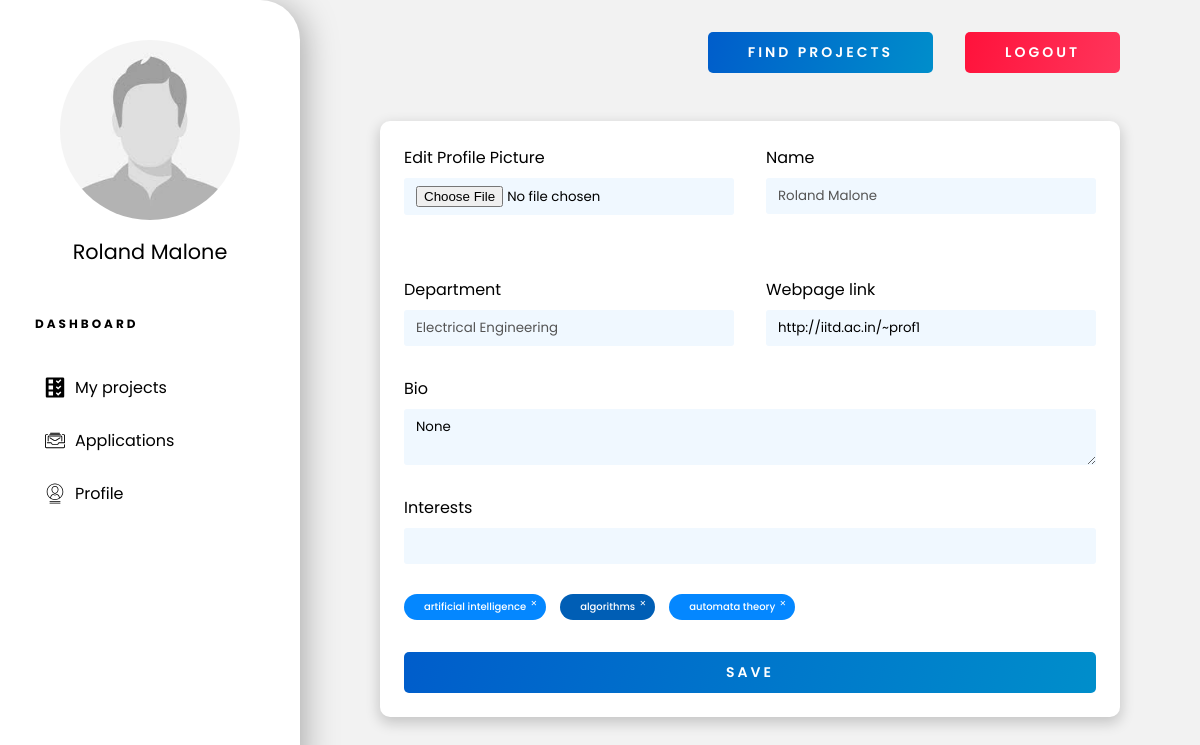
Page /profs/profile/ (signed in) on the earlier database version.
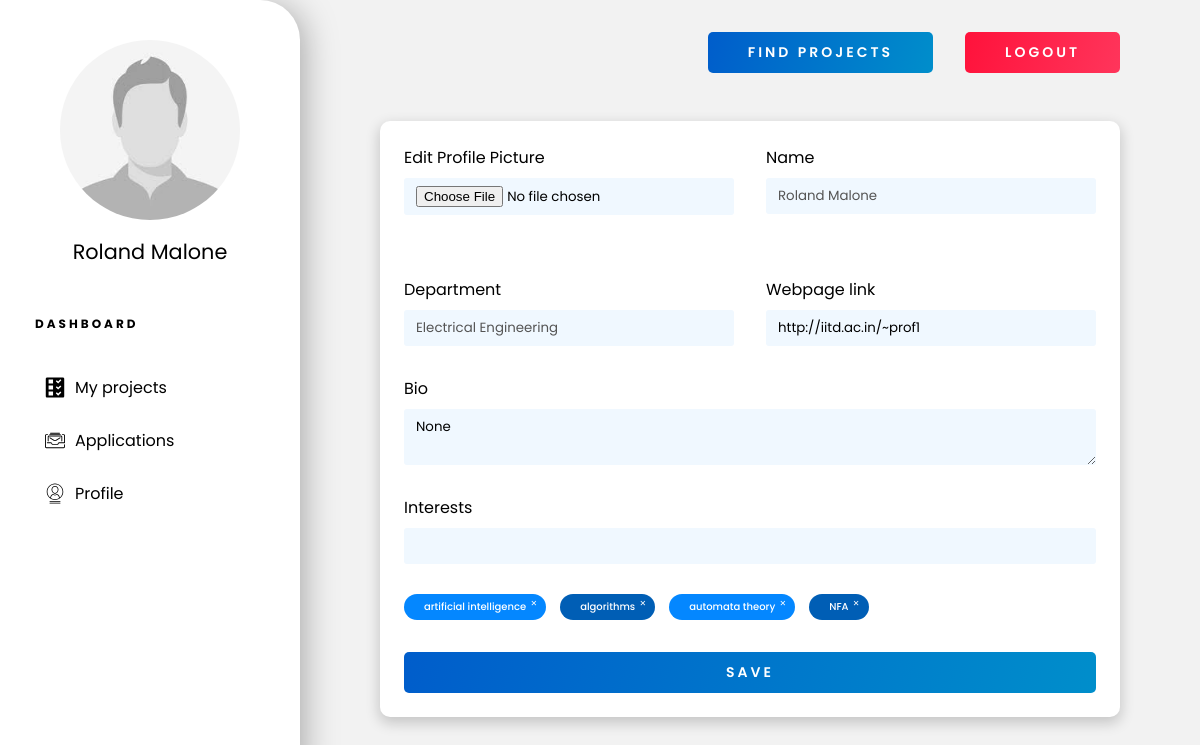
Same page on the later database version.
### portal/models.py (models this page shows, shortened)
class Professor(models.Model):
    user = models.ForeignKey(User, verbose_name=_("Auth User"), on_delete=models.CASCADE)
    dept = models.CharField(_("department"), max_length=50, choices=Departments.choices)
    interests = models.ManyToManyField("Interests")
    webpage_link = models.URLField(_("Webpage Link"), max_length=200, null=True)
    pic = models.FileField(_("Profile Pic"), upload_to=upload_pic, storage=OverwriteStorage(), null=True)
    bio = models.TextField(_("Biography"), null=True)

class Interests(models.Model):
    research_field = models.CharField(_("Research Area of Interest"), max_length=50)

### portal/views.py (the view, shortened to what this page needs)
class ProfViewSet(ModelViewSet):
    queryset=Professor.objects.all()
    serializer_class=ProfSerializer
    permission_classes=[permissions.IsAuthenticated]
    @action(detail=False,methods=['GET'])
    def profile(self, request):
        user = request.user
        professors = user.professor_set.all()
        if(len(professors) == 1):
            prof = professors[0]
            serializer = self.get_serializer(prof, many=False)
            interest_text = ', '.join([it['research_field'] for it in serializer.data['interests']])
            return render(request, template_name='profile.html', context={'user_data':serializer.data, 'interest_text': interest_text, 'is_student': isStudent(request.user), 'is_prof' : isProf(request.user)})
        return Response(404)

### portal/serializers.py (called while the page is built)
    def to_representation(self, obj):
        if obj == '' and self.allow_blank:
            return obj
        return self._choices[obj]

### portal/views.py (called while the page is built)
def isStudent(user):
    if( not user.is_authenticated):
        return False
    return len(user.student_set.all()) == 1

def isProf(user):
    if( not user.is_authenticated):
        return False
    return len(user.professor_set.all()) == 1

### templates/profile.html (shortened to what this page needs)
{% extends 'dashboard-base.html' %}
{% load static %}
{% block content %}
<div class="profile-container">
    {% if is_student %}
    <form id="profile-form" method="PUT" action="/students/{{user_data.id}}/">
        {% elif is_prof %}
        <form id="profile-form" method="PUT" action="/profs/{{user_data.id}}/">
            {% endif %}
            <div class="inline">
                <div style="display: flex; flex-direction: column;">
                    <label for="picture">Edit Profile Picture</label>
                    <input type="file" name="pic" id="picture" onchange="checkJpeg(this)">
                </div>
                <div style="display: flex; flex-direction: column;">
                    <label for="name">Name</label>
                    <input type="text" name="name" id="name" value="{{user_data.user.first_name}} {{user_data.user.last_name}}" disabled>
                </div>
                {% if is_prof %}
                <div style="display: flex; flex-direction: column;">
                    <label for="dept">Department</label>
                    <input type="text" name="dept" id="dept" value="{{user_data.dept}}" disabled>
                </div>
                <div style="display: flex; flex-direction: column;">
                    <label for="dept">Webpage link</label>
                    <input type="text" name="webpage_link" id="webpage_link" value="{{user_data.webpage_link}}">
                </div>
                {% endif %}
            </div>
            <label for="bio">Bio</label>
            <textarea name="bio" id="bio" cols="30" rows="2">{{user_data.bio}}</textarea>
            <label for="interests">Interests</label>
            <div class="int-searchbar">
                <input type="text" name="intDummy" autocomplete="off">
            </div>
            <div class="tag-container">
                {% for interest in user_data.interests %}
                <div class="tag" onclick="handleTagDelete(this)">{{interest.research_field}}</div>
                {% endfor %}
            </div>
            <button type="submit" class="btn wide-text bold">Save</button>
        </form>
</div>
{% endblock %}

### templates/dashboard-base.html (shortened to what this page needs)
{% load static %}
<!DOCTYPE html>
<html lang="en">
<head>
    <link rel="stylesheet" href="{% static 'portal/css/master.css' %}">
    <link rel="stylesheet" href="{% static 'portal/css/dashboard.css' %}">
</head>
<body>
    <div class="sidebar-wrapper">
        <img src="/uploads/user_{{user.id}}/pic.jpg" onerror="changePic()" alt="Profile-Pciture" class="profile-picture" id="profile-pic">
        <h1 class="name">{{user.first_name}} {{user.last_name}}</h1>
        <h3 class="dashboard-heading wide-text">Dashboard</h3>
        <ul class="dash-nav">
            {% if is_student %}
            <a href="{% url 'applied-projects' %}">
                <li class="dash-links">
                    <img class="dash-icon" src="{% static 'portal/assets/icons/applications.svg' %}">Applied
                </li>
            </a>
            <a href="{% url 'my-projects' %}?bookmarked=true">
                <li class="dash-links">
                    <img class="dash-icon" src="{% static 'portal/assets/icons/bookmark.svg' %}"> Bookmarked
                </li>
            </a>
            <a href="{% url 'student-profile' %}">
                <li class="dash-links">
                    <img class="dash-icon" src="{% static 'portal/assets/icons/profile.svg' %}">Profile
                </li>
            </a>
            {% elif is_prof %}
            <a href="{% url 'my-projects' %}?floated=true">
                <li class="dash-links">
                    <img class="dash-icon" src="{% static 'portal/assets/icons/projects.svg' %}">My projects
                </li>
            </a>
            <a href="{% url 'view-received-applications' %}">
                <li class="dash-links">
                    <img class="dash-icon" src="{% static 'portal/assets/icons/applications.svg' %}">Applications
                </li>
            </a>
            <a href="{% url 'prof-profile' %}">
                <li class="dash-links">
                    <img class="dash-icon" src="{% static 'portal/assets/icons/profile.svg' %}">Profile
                </li>
            </a>
            {% endif %}
        </ul>
    </div>
    <div class="dashboard-wrapper">
        <div class="top-nav">
            <a href="{% url 'find-projects' %}" class="btn bold wide-text" id="searchBtn">Find Projects</a>
            {% if user.is_authenticated %}
            <a href="{% url 'logout' %}" class="btn btn-red wide-text bold" id="logout-btn">Logout</a>
            {% else %}
            <a href="{% url 'login' %}" class="btn btn-red wide-text bold" id="logout-btn">Login</a>
            {% endif %}
        </div>
        <div class="dashboard-content">
            {% block content %}
            {% endblock %}
        </div>
    </div>
</body>
</html>

### static/portal/css/master.css (style rules this page uses)
* { --primary-blue: linear-gradient(106deg, rgba(0, 93, 203, 1) 0%, rgba(0, 142, 203, 1) 100%); --primary-red: linear-gradient(106deg, rgba(255, 18, 59, 1) 0%, rgba(255, 53, 91, 1) 100%); --bg-grey: #f2f2f2; --sec-blue: #0071da; --crimson-red: #da0041; --bright-blue: #0487ff; box-sizing: border-box; padding: 0; margin: 0; font-family: 'Poppins', sans-serif; }
a { text-decoration: none; }
ul { list-style: none; margin-bottom: 0; }
button { outline: none; border: none; }
.wide-text { letter-spacing: 3px; }
.bold { font-weight: 600; }
.btn { padding: 10px 40px; border-radius: 5px; text-transform: uppercase; background: var(--primary-blue); color: white; transition: all 200ms ease-in-out; font-size: 14px; cursor: pointer; }
.btn-red { background: var(--primary-red); }

### static/portal/css/dashboard.css (style rules this page uses)
* { --dash-width: 300px; }
body { background-color: var(--bg-grey); }
.sidebar-wrapper { display: flex; flex-direction: column; position: fixed; left: 0; top: 0; width: var(--dash-width); height: 100vh; background-color: white; padding: 2.5rem 30px; border-radius: 0 40px 40px 0; -webkit-box-shadow: 10px 0px 35px -8px rgba(0, 0, 0, 0.34); -moz-box-shadow: 10px 0px 35px -8px rgba(0, 0, 0, 0.34); box-shadow: 10px 0px 35px -8px rgba(0, 0, 0, 0.34); }
.profile-picture { align-self: center; width: 180px; border-radius: 5000px; }
.name { margin: 1rem 0 3rem; font-size: 1.3rem; align-self: center; font-weight: 400; }
.dashboard-heading { text-transform: uppercase; font-size: 0.75rem; margin-left: 5px; }
.dash-nav { margin: 2rem 0; list-style: none; }
.dash-nav a { color: black; }
.dash-links { margin-bottom: 0.5rem; padding: 10px 15px; border-radius: 5px; display: flex; font-weight: 400; font-size: 1rem; transition: background-color 50ms ease-in; }
.dash-icon { width: 20px; margin-right : 10px }
.dashboard-wrapper { padding: 2rem 5rem; margin-left: var(--dash-width); }
.top-nav { display: grid; grid-template-columns: 9fr 1fr; margin-bottom: 3rem; align-items: center; gap: 2rem; }
#searchBtn { margin-left: auto; }
.profile-container { padding: 24px; margin: 3rem 0; -webkit-box-shadow: 0px 5px 14px 1px rgba(0, 0, 0, 0.19); -moz-box-shadow: 0px 5px 14px 1px rgba(0, 0, 0, 0.19); box-shadow: 0px 5px 14px 1px rgba(0, 0, 0, 0.19); background-color: white; border-radius: 10px; }
.inline { display: grid; gap: 2rem; grid-template-columns: 1fr 1fr; }
.profile-container form { display: flex; flex-direction: column; }
.profile-container textarea, .profile-container input { margin: 8px 0 30px; border: none; outline: none; border-radius: 3px; width: 100%; background-color: aliceblue; padding: 8px 12px; }
.profile-container form button { margin-top: 1rem; }
.tag-container { margin: 0 0 1rem; display: flex; align-items: center; flex-wrap: wrap; gap: 14px; }
.tag-container .tag { position: relative; border-radius: 500px; background-color: #0487ff; padding: 5px 20px; font-size: 10px; color: white; font-weight: 500; }
.tag-container .tag::after { position: absolute; top: 2px; right: 4px; content: '\2715'; color: white; font-size: 8px; border-radius: 2px; transition: all 200ms ease-in-out; padding: 2px 5px; }
.tag-container .tag:nth-of-type(2n) { background-color: #005EB5; }
.int-searchbar { position: relative; }

Differences in the rows shown:
added Interests: research_field "NFA"
